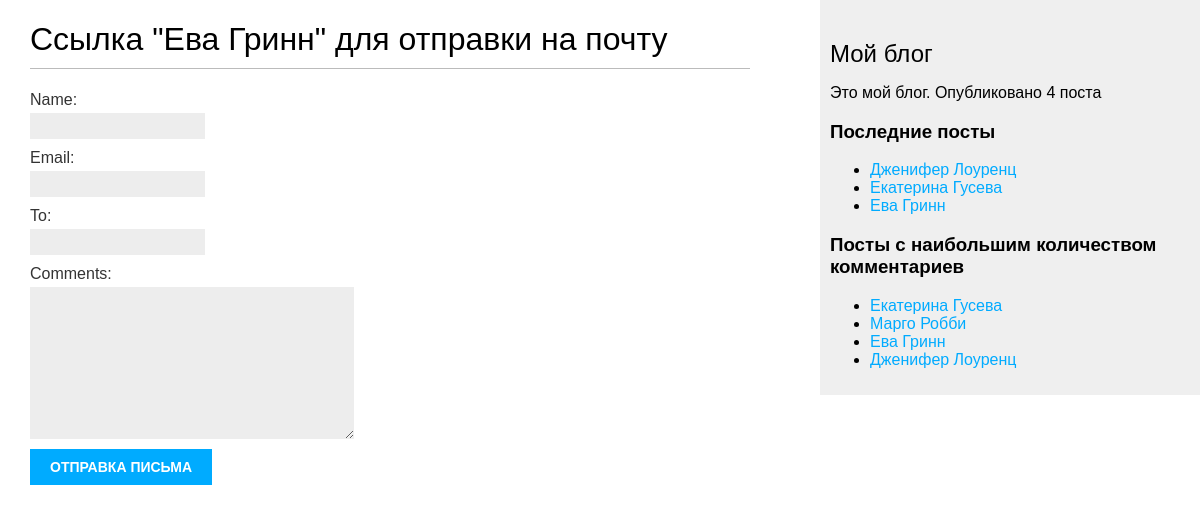
/blog/3/share/, run on the app's committed database.
### blog/models.py (models this page shows, shortened)
class Post(models.Model):
    class Status(models.TextChoices):  # вложенный перечисляемый класс для создания поля status
        DRAFT = 'DF', 'Draft'
        PUBLISHED = 'PB', 'Published'
    title = models.CharField(max_length=250)  # заголовок
    slug = models.SlugField(max_length=250, unique_for_date='publish')  # слаг уникальный для даты публикации
    author = models.ForeignKey(User, on_delete=models.CASCADE,
                               related_name='blog_posts')  # созданние связи с встроенной таблицей User один ко многим
    body = models.TextField()  # тело поста
    publish = models.DateTimeField(default=timezone.now)  # время публикации
    created = models.DateTimeField(auto_now_add=True)  # время создания
    updated = models.DateTimeField(auto_now=True)  # время изменения
    status = models.CharField(max_length=2, choices=Status.choices, default=Status.DRAFT)  # поле статус\
    objects = models.Manager()  # менеджер применямый по умолчанию
    published = PublishedManager()  # конкретно-прикладной менеджер
    tags = TaggableManager()
    class Meta:
        verbose_name = "Женщина"  # замена в админ-панели категории блога
        verbose_name_plural = "Женщины"  # множественное число категории
        ordering = ['-publish']
        indexes = [
            models.Index(fields=['-publish']),
        ]
    def get_absolute_url(self): #канонический url изменяем в соответсвии с представлением
        return reverse('blog:post_detail',
                       args=[self.publish.year,
                             self.publish.month,
                             self.publish.day,
                             self.slug])

### blog/views.py (the view)
# urls.py: path('<int:post_id>/share/', views.post_share, name='post_share'),#шаблон почты
def post_share(request, post_id):
    post = get_object_or_404(Post, id=post_id, \
                             status=Post.Status.PUBLISHED)  # функция сокращенного доступа
    sent = False
    if request.method == 'POST':
        form = EmailPostForm(request.POST)
        if form.is_valid():
            cd = form.cleaned_data  # извлечение данных из формы
            post_url = request.build_absolute_uri(post.get_absolute_url())  # отправить электронное письмо
            subject = f"{cd['name']} рекомендовал Вам прочитать " \
                      f"{post.title}"
            message = f"Read {post.title} at {post_url}\n\n" \
                      f"{cd['name']}\'s comments: {cd['comments']}"
            send_mail(subject, message, 'dzygun-roman@mail.ru', [cd['to']])
            sent = True
    else:
        form = EmailPostForm()
    return render(request, 'blog/post/share.html', {'post': post,
                                                    'form': form,
                                                    'sent': sent})

### blog/forms.py
class EmailPostForm(forms.Form): #формы помещают в файле forms.py приложения
    name = forms.CharField(max_length=25) #имя человека отправляющего пост
    email = forms.EmailField() #адрес отправителя поста
    to = forms.EmailField() #адрес получателя поста
    comments = forms.CharField(required=False, widget=forms.Textarea) #комментарии к посту опционально

### blog/models.py (called while the page is built)
    def get_queryset(self):
        return super().get_queryset() \
            .filter(status=Post.Status.PUBLISHED)  # получаем посты со статусом published

### blog/templatetags/blog_tags.py (called while the page is built)
@register.simple_tag
def get_most_commented_posts(count=5):
    return Post.published.annotate(total_comments=Count('comments')).order_by('-total_comments')[:count]

@register.simple_tag
def total_posts():
    return Post.published.count()

@register.inclusion_tag('blog/post/latest_posts.html')  # регистрируем шаблонный тег
def show_latest_posts(count=5):
    latest_posts = Post.published.order_by('-publish')[:count]
    return {'latest_posts': latest_posts}

### blog/templates/blog/post/share.html (shortened to what this page needs)
{% extends "blog/base.html" %}
{% block content %}
   {% if sent %}
   <h1>Отправление письма</h1>
   <p>
       "{{ post.title }}" был отправлен на почту
        {{ form.cleaned_data.to }}.
   </p>
{% else %}
   <h1>Ссылка "{{ post.title }}" для отправки  на почту</h1>
   <form method="post" novalidate>
       {{ form.as_p }}
       <input type="submit" value="Отправка письма">
   </form>
   {% endif %}
{% endblock %}

### blog/templates/blog/base.html (shortened to what this page needs)
{% load blog_tags %}
{% load static %}
<!DOCTYPE html>
<html>
<head>
    <link href="{% static "css/blog.css" %}" rel="stylesheet">
</head>
<body>
   <div id="content">
       {% block content %}
       {% endblock %}
   </div>
   <div id="sidebar">
       <h2>Мой блог</h2>
       <p>Это мой блог.
       Опубликовано {% total_posts %} поста
       </p>
       <h3>Последние посты</h3>
       {% show_latest_posts 3 %}
       <h3>Посты с наибольшим количеством комментариев</h3>
       {% get_most_commented_posts as most_commented_posts %}
       <ul>
           {% for post in most_commented_posts %}
           <li>
               <a href="{{ post.get_absolute_url }}">{{ post.title }}</a>
           </li>
           {% endfor %}
       </ul>
   </div>
</body>
</html>

### blog/templates/blog/post/latest_posts.html
<ul>
    {% for post in latest_posts %}
    <li>
        <a href="{{ post.get_absolute_irl }}">{{ post.title }}</a>
    </li>
    {% endfor %}
</ul>

### blog/static/css/blog.css (style rules this page uses)
body { margin:0; padding:0; font-family:helvetica, sans-serif; }
a { color:#00abff; text-decoration:none; }
h1 { font-weight:normal; border-bottom:1px solid #bbb; padding:0 0 10px 0; }
h2 { font-weight:normal; margin:30px 0 0; }
#content { float:left; width:60%; padding:0 0 0 30px; }
#sidebar { float:right; width:30%; padding:10px; background:#efefef; height:100%; }
label { float:left; clear:both; color:#333; margin-bottom:4px; }
input, textarea { clear:both; float:left; margin:0 0 10px; background:#ededed; border:0; padding:6px 10px; font-size:12px; }
input[type=submit] { font-weight:bold; background:#00abff; color:#fff; padding:10px 20px; font-size:14px; text-transform:uppercase; }

### data on the page
Post: title "Ева Гринн"
Post: title "Дженифер Лоуренц"
Post: title "Екатерина Гусева"
Post: title "Марго Робби"
